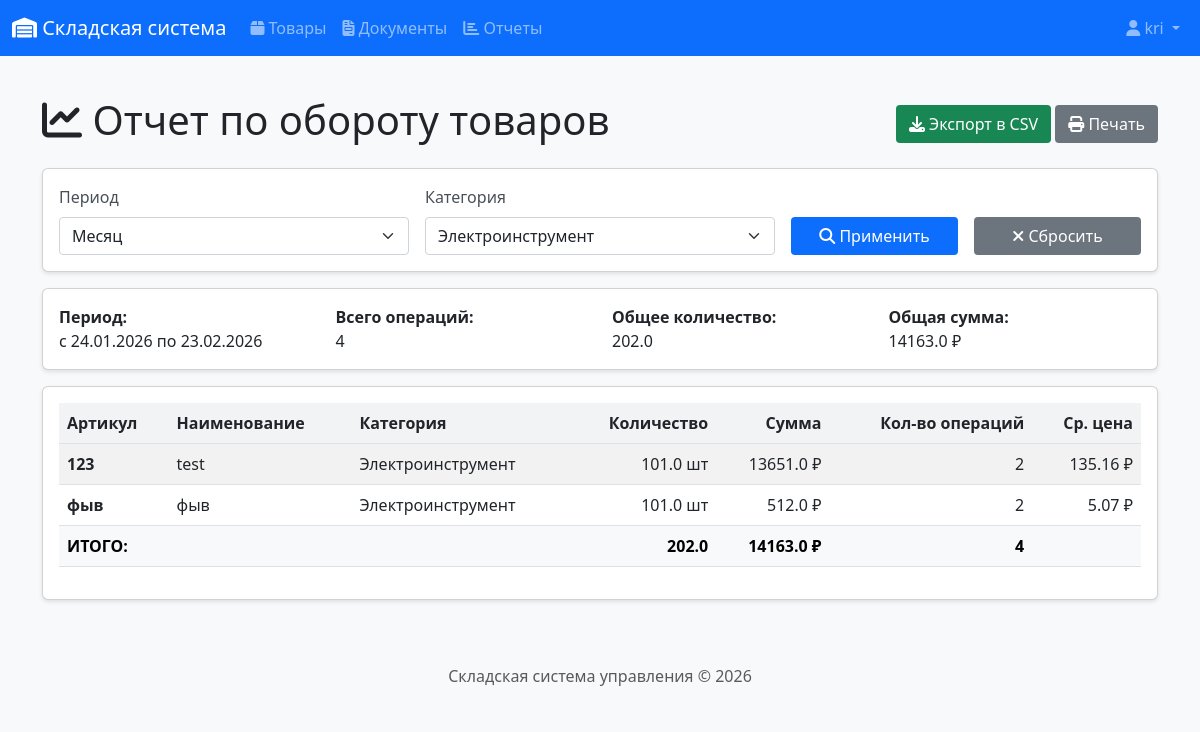
/reports/turnover?category_id=1 (signed in), run on the app's committed database.
### app/models.py (models this page shows, shortened)
class User(UserMixin, db.Model):
    __tablename__ = 'users'
    id = db.Column(db.Integer, primary_key=True)
    username = db.Column(db.String(64), unique=True, nullable=False)
    email = db.Column(db.String(120), unique=True, nullable=False)
    password_hash = db.Column(db.String(256))
    full_name = db.Column(db.String(100))
    role = db.Column(db.String(20), default='manager')  # admin, manager, storekeeper
    created_at = db.Column(db.DateTime, default=datetime.utcnow)
    documents_created = db.relationship('Document', backref='author', lazy='dynamic')
    def is_admin(self):
        return self.role == 'admin'

class Product(db.Model):
    __tablename__ = 'products'
    id = db.Column(db.Integer, primary_key=True)
    article = db.Column(db.String(50), unique=True, nullable=False)
    name = db.Column(db.String(200), nullable=False)
    unit = db.Column(db.String(20), nullable=False, default='шт')  # шт, кг, м
    price = db.Column(db.Numeric(10, 2), nullable=False, default=0)
    category_id = db.Column(db.Integer, db.ForeignKey('categories.id'))
    supplier_id = db.Column(db.Integer, db.ForeignKey('suppliers.id'))
    created_at = db.Column(db.DateTime, default=datetime.utcnow)
    updated_at = db.Column(db.DateTime, default=datetime.utcnow, onupdate=datetime.utcnow)
    balances = db.relationship('StockBalance', backref='product', lazy='dynamic')
    document_items = db.relationship('DocumentItem', backref='product', lazy='dynamic')

### app/routes/reports.py (the view)
@bp.route('/turnover')
@login_required
def turnover_report():
    period = request.args.get('period', 'month')  # week, month, quarter, year
    category_id = request.args.get('category_id', 0, type=int)
    today = datetime.now().date()
    if period == 'week':
        start_date = today - timedelta(days=7)
    elif period == 'month':
        start_date = today - timedelta(days=30)
    elif period == 'quarter':
        start_date = today - timedelta(days=90)
    elif period == 'year':
        start_date = today - timedelta(days=365)
    else:
        start_date = today - timedelta(days=30)
    query = db.session.query(
        Product.id,
        Product.article,
        Product.name,
        Category.name.label('category_name'),
        Product.unit,
        func.sum(DocumentItem.quantity).label('total_quantity'),
        func.sum(DocumentItem.quantity * DocumentItem.price).label('total_sum'),
        func.count(DocumentItem.id).label('operations_count')
    ).join(DocumentItem, Product.id == DocumentItem.product_id
    ).join(Document, DocumentItem.document_id == Document.id
    ).join(Category, Product.category_id == Category.id, isouter=True
    ).filter(Document.doc_date >= start_date
    ).filter(Document.status == 'posted'  # Только проведенные
    )
    if category_id:
        query = query.filter(Product.category_id == category_id)
    query = query.group_by(Product.id, Category.name).order_by(Product.name)
    report_data = []
    for row in query.all():
        report_data.append({
            'id': row.id,
            'article': row.article,
            'name': row.name,
            'category': row.category_name or '-',
            'unit': row.unit,
            'total_quantity': float(row.total_quantity or 0),
            'total_sum': float(row.total_sum or 0),
            'operations_count': row.operations_count
        })
    categories = Category.query.all()
    total_operations = sum(item['operations_count'] for item in report_data)
    total_quantity = sum(item['total_quantity'] for item in report_data)
    total_sum = sum(item['total_sum'] for item in report_data)
    return render_template('reports/turnover.html',
                          title='Отчет по обороту',
                          report_data=report_data,
                          categories=categories,
                          selected_category=category_id,
                          period=period,
                          start_date=start_date,
                          total_operations=total_operations,
                          total_quantity=total_quantity,
                          total_sum=total_sum,
                          generated_at=datetime.now())

### app/__init__.py (called while the page is built)
@login_manager.user_loader
def load_user(user_id):
    from app.models import User
    return User.query.get(int(user_id))

### app/templates/reports/turnover.html (shortened to what this page needs)
{% extends "base.html" %}
{% block content %}
<div class="d-flex justify-content-between align-items-center mb-3">
    <h1><i class="fas fa-chart-line"></i> Отчет по обороту товаров</h1>
    <div>
        <a href="{{ url_for('reports.export_turnover', period=period) }}" class="btn btn-success">
            <i class="fas fa-download"></i> Экспорт в CSV
        </a>
        <button onclick="window.print()" class="btn btn-secondary">
            <i class="fas fa-print"></i> Печать
        </button>
    </div>
</div>
<div class="card mb-3">
    <div class="card-body">
        <form method="GET" class="row g-3">
            <div class="col-md-4">
                <label class="form-label">Период</label>
                <select name="period" class="form-select">
                    <option value="month" {% if period == 'month' %}selected{% endif %}>Месяц</option>
                </select>
            </div>
            <div class="col-md-4">
                <label class="form-label">Категория</label>
                <select name="category_id" class="form-select">
                    {% for cat in categories %}
                    <option value="{{ cat.id }}" {% if selected_category == cat.id %}selected{% endif %}>
                        {{ cat.name }}
                    </option>
                    {% endfor %}
                </select>
            </div>
            <div class="col-md-2 d-flex align-items-end">
                <button type="submit" class="btn btn-primary w-100">
                    <i class="fas fa-search"></i> Применить
                </button>
            </div>
            <div class="col-md-2 d-flex align-items-end">
                <a href="{{ url_for('reports.turnover_report') }}" class="btn btn-secondary w-100">
                    <i class="fas fa-times"></i> Сбросить
                </a>
            </div>
        </form>
    </div>
</div>
<div class="card mb-3">
    <div class="card-body">
        <div class="row">
            <div class="col-md-3">
                <strong>Период:</strong><br>
                с {{ start_date.strftime('%d.%m.%Y') }} по {{ generated_at.strftime('%d.%m.%Y') }}
            </div>
            <div class="col-md-3">
                <strong>Всего операций:</strong><br>
                {{ total_operations }}
            </div>
            <div class="col-md-3">
                <strong>Общее количество:</strong><br>
                {{ total_quantity|round(2) }}
            </div>
            <div class="col-md-3">
                <strong>Общая сумма:</strong><br>
                {{ total_sum|round(2) }} ₽
            </div>
        </div>
    </div>
</div>
<div class="card">
    <div class="card-body">
        <div class="table-responsive">
            <table class="table table-striped table-hover">
                <thead>
                    <tr>
                        <th>Артикул</th>
                        <th>Наименование</th>
                        <th>Категория</th>
                        <th class="text-end">Количество</th>
                        <th class="text-end">Сумма</th>
                        <th class="text-end">Кол-во операций</th>
                        <th class="text-end">Ср. цена</th>
                    </tr>
                </thead>
                <tbody>
                    {% for item in report_data %}
                    <tr>
                        <td><strong>{{ item.article }}</strong></td>
                        <td>{{ item.name }}</td>
                        <td>{{ item.category }}</td>
                        <td class="text-end">{{ item.total_quantity|round(2) }} {{ item.unit }}</td>
                        <td class="text-end">{{ item.total_sum|round(2) }} ₽</td>
                        <td class="text-end">{{ item.operations_count }}</td>
                        <td class="text-end">
                            {% if item.total_quantity > 0 %}
                                {{ (item.total_sum / item.total_quantity)|round(2) }} ₽
                            {% else %}
                                0.00 ₽
                            {% endif %}
                        </td>
                    </tr>
                    {% endfor %}
                </tbody>
                <tfoot class="table-light fw-bold">
                    <tr>
                        <td colspan="3">ИТОГО:</td>
                        <td class="text-end">{{ total_quantity|round(2) }}</td>
                        <td class="text-end">{{ total_sum|round(2) }} ₽</td>
                        <td class="text-end">{{ total_operations }}</td>
                        <td class="text-end"></td>
                    </tr>
                </tfoot>
            </table>
        </div>
    </div>
</div>
{% endblock %}

### app/templates/base.html (shortened to what this page needs)
<!DOCTYPE html>
<html lang="ru">
<head>
    <link href="https://cdn.jsdelivr.net/npm/bootstrap@5.3.0/dist/css/bootstrap.min.css" rel="stylesheet">
    <link rel="stylesheet" href="https://cdnjs.cloudflare.com/ajax/libs/font-awesome/6.4.0/css/all.min.css">
    <link rel="stylesheet" href="{{ url_for('static', filename='css/style.css') }}">
</head>
<body>
    <nav class="navbar navbar-expand-lg navbar-dark bg-primary">
        <div class="container-fluid">
            <a class="navbar-brand" href="{{ url_for('index') }}">
                <i class="fas fa-warehouse"></i> Складская система
            </a>
            <div class="collapse navbar-collapse" id="navbarNav">
                {% if current_user.is_authenticated %}
                <ul class="navbar-nav me-auto">
                    <li class="nav-item">
                        <a class="nav-link" href="{{ url_for('products.product_list') }}">
                            <i class="fas fa-box"></i> Товары
                        </a>
                    </li>
                    <li class="nav-item">
                        <a class="nav-link" href="{{ url_for('documents.document_list') }}">
                            <i class="fas fa-file-invoice"></i> Документы
                        </a>
                    </li>
                    <li class="nav-item">
                        <a class="nav-link" href="{{ url_for('reports.stock_report') }}">
                            <i class="fas fa-chart-bar"></i> Отчеты
                        </a>
                    </li>
                </ul>
                <ul class="navbar-nav">
                    <li class="nav-item dropdown">
                        <a class="nav-link dropdown-toggle" href="#" role="button" data-bs-toggle="dropdown">
                            <i class="fas fa-user"></i> {{ current_user.full_name or current_user.username }}
                        </a>
                    </li>
                </ul>
                {% endif %}
            </div>
        </div>
    </nav>
    <main class="container mt-4">
        {% block content %}{% endblock %}
    </main>
    <footer class="footer mt-5 py-3 bg-light">
        <div class="container text-center">
            <span class="text-muted">Складская система управления &copy; 2026</span>
        </div>
    </footer>
</body>
</html>

### app/static/css/style.css (style rules this page uses)
body { font-family: 'Segoe UI', Tahoma, Geneva, Verdana, sans-serif; background-color: #f8f9fa; min-height: 100vh; display: flex; flex-direction: column; margin: 0; padding: 0; }
.footer { margin-top: auto; width: 100%; background-color: #f8f9fa; padding: 1rem 0; text-align: center; }
.card { box-shadow: 0 2px 4px rgba(0,0,0,0.1); transition: transform 0.2s; }
.table th { background-color: #f1f3f5; font-weight: 600; }
.table td { vertical-align: middle; }
.form-label { font-weight: 500; color: #495057; display: block; margin-bottom: 0.5rem; }
.form-control, .form-select { display: block; width: 100%; padding: 0.375rem 0.75rem; font-size: 1rem; line-height: 1.5; color: #212529; background-color: #fff; border: 1px solid #ced4da; border-radius: 0.25rem; }
.btn { display: inline-block; font-weight: 400; line-height: 1.5; text-align: center; text-decoration: none; vertical-align: middle; cursor: pointer; padding: 0.375rem 0.75rem; font-size: 1rem; border-radius: 0.25rem; border: 1px solid transparent; }
p, strong, span, div { white-space: normal; word-break: normal; }

### data on the page
User: full_name "kri"
Product: article "123", name "test", category "Электроинструмент", total_quantity "101.0", unit "шт", total_sum "13651.0", operations_count "2", total_sum "135.16"
Product: article "фыв", name "фыв", category "Электроинструмент", total_quantity "101.0", unit "шт", total_sum "512.0", operations_count "2", total_sum "5.07"

### other printed values
{{ total_operations }} "4"
{{ total_quantity|round(2) }} "202.0"
{{ total_sum|round(2) }} "14163.0"
form field category_id "Электроинструмент"
